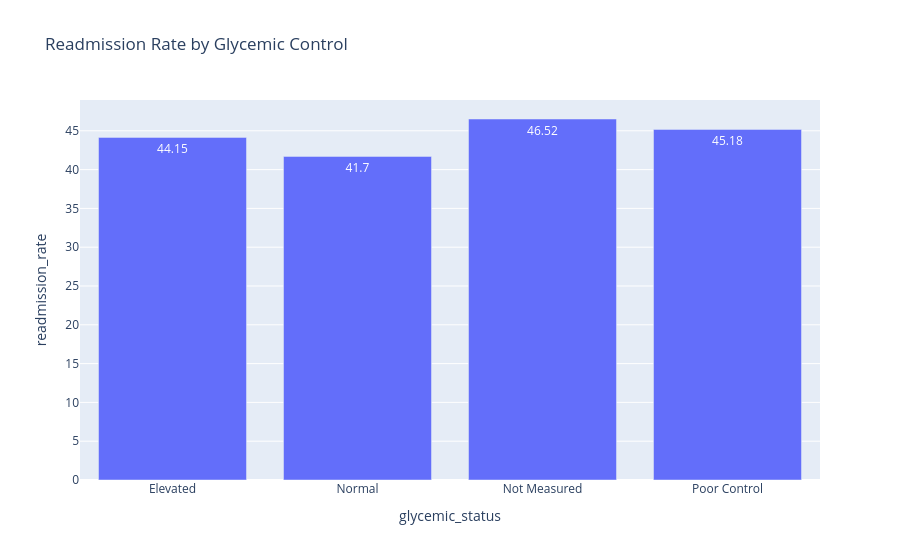

The code cell stored with this chart in its notebook:
### Code cell
query_a1c = """
SELECT
CASE
    WHEN a1c_result = 'Norm' THEN 'Normal'
    WHEN a1c_result = '>7' THEN 'Elevated'
    WHEN a1c_result = '>8' THEN 'Poor Control'
    ELSE 'Not Measured'
END AS glycemic_status,
ROUND(
100.0 * SUM(CASE WHEN readmitted <> 'NO' THEN 1 ELSE 0 END)
/ COUNT(*),2
) AS readmission_rate
FROM encounters
GROUP BY glycemic_status;
"""

df_a1c = pd.read_sql_query(query_a1c, conn)

fig = px.bar(
    df_a1c,
    x="glycemic_status",
    y="readmission_rate",
    title="Readmission Rate by Glycemic Control",
    text="readmission_rate"
)
fig.write_html("./reports/readmission_rate_glycemic_control.png")


fig.show()

### Figure 1 — Plotly figure (JSON) as saved in the notebook; plotly's stock layout.template omitted (floating-point values rounded to 4 significant figures)
{"data": [{"hovertemplate": "glycemic_status=%{x}<br>readmission_rate=%{text}<extra></extra>", "legendgroup": "", "marker": {"color": "#636efa", "pattern": {"shape": ""}}, "name": "", "orientation": "v", "showlegend": false, "text": [44.15, 41.7, 46.52, 45.18], "textposition": "auto", "type": "bar", "x": ["Elevated", "Normal", "Not Measured", "Poor Control"], "xaxis": "x", "y": [44.15, 41.7, 46.52, 45.18], "yaxis": "y"}], "layout": {"barmode": "relative", "legend": {"tracegroupgap": 0}, "title": {"text": "Readmission Rate by Glycemic Control"}, "xaxis": {"anchor": "y", "domain": [0, 1], "title": {"text": "glycemic_status"}}, "yaxis": {"anchor": "x", "domain": [0, 1], "title": {"text": "readmission_rate"}}}}
